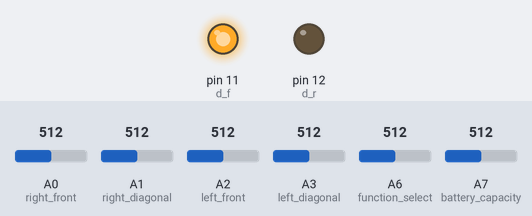
This program was run on a simulated Arduino Nano, built with avr-gcc and run on an emulated ATmega328P. Parts: output pins drawn as LEDs (lit = HIGH). The test bench sets the inputs (shaded band); at power-on: A7 (battery_capacity) = 512, A0 (right_front) = 512, A1 (right_diagonal) = 512, A2 (left_front) = 512, A3 (left_diagonal) = 512, A6 (function_select) = 512. What the program prints to the serial monitor is not drawn.

Above: at 1.2 s.
1.3 s: A7 (battery_capacity) set to 400
2.8 s: A7 (battery_capacity) set to 384
Timing chart, 0 to 5.8 s (numbered marks = the images above; inputs shaded):
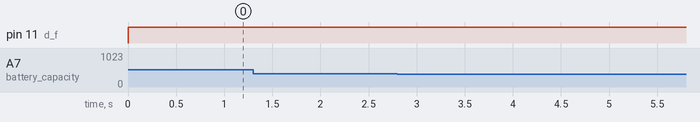

The program:

main.cpp
```cpp
#include <Arduino.h>
#define d_f 11 //Hai mat phat truoc
#define d_r 12 //Hai mat phat cheo
#define right_front 14
#define right_diagonal 15
#define left_front 16
#define left_diagonal 17
#define function_select 20
#define battery_capacity 21


void setup() {
  Serial.begin(115200);
  pinMode(d_f, OUTPUT);
  pinMode(d_r, OUTPUT);
  pinMode(right_front, INPUT);
  pinMode(right_diagonal, INPUT);
  pinMode(left_front, INPUT);
  pinMode(left_diagonal, INPUT);
  pinMode(function_select, INPUT);
  pinMode(battery_capacity, INPUT);
}

void loop() {
  digitalWrite(d_f, HIGH);
  digitalWrite(d_r, LOW);
  Serial.print(analogRead(right_front));
  Serial.print('\t');
  Serial.print(analogRead(right_diagonal));
  Serial.print('\t');
  Serial.print(analogRead(left_front));
  Serial.print('\t');
  Serial.print(analogRead(left_diagonal));
  Serial.print('\t');
  Serial.print(analogRead(function_select));
  Serial.print('\t');
  Serial.println(map(analogRead(battery_capacity),444,1023,0,11.7));
  delay(1);
}
```
